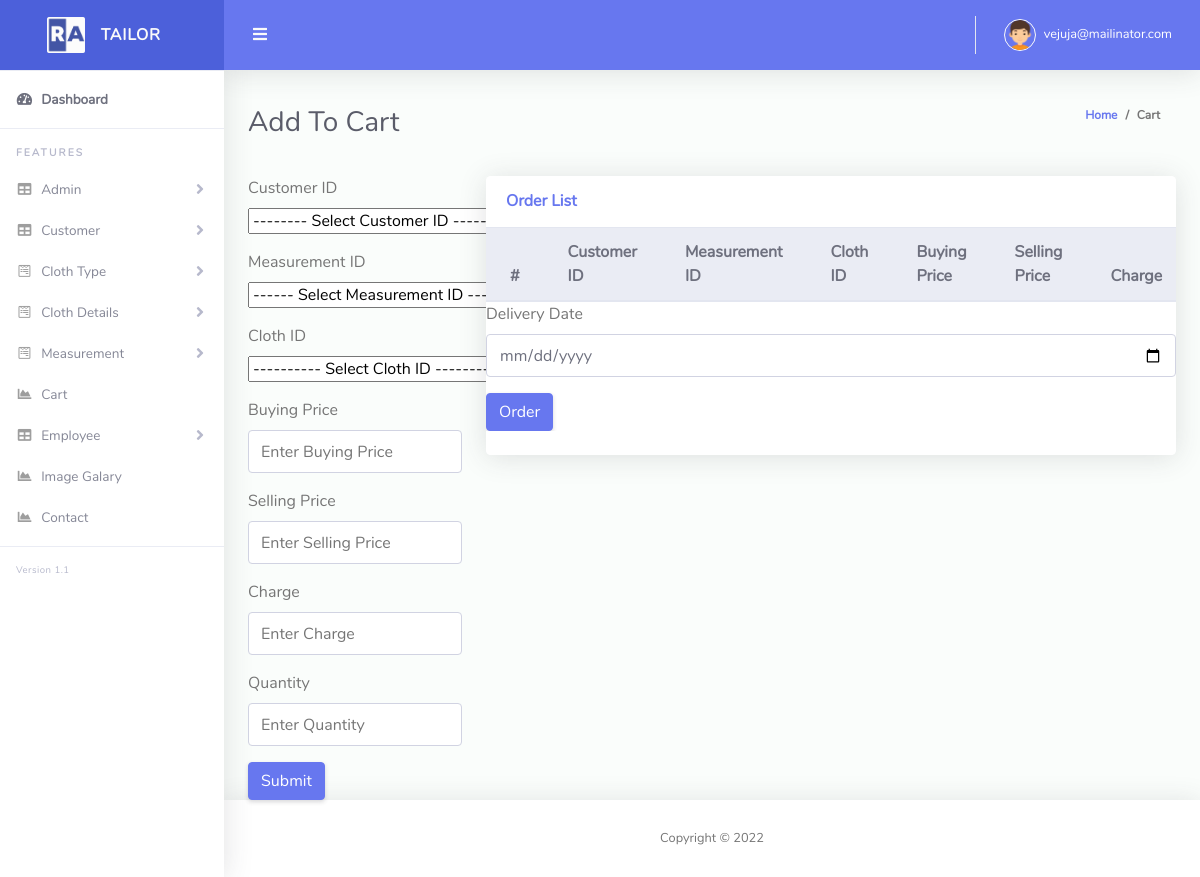
/cart.php (signed in), run on an earlier commit of the app's database.
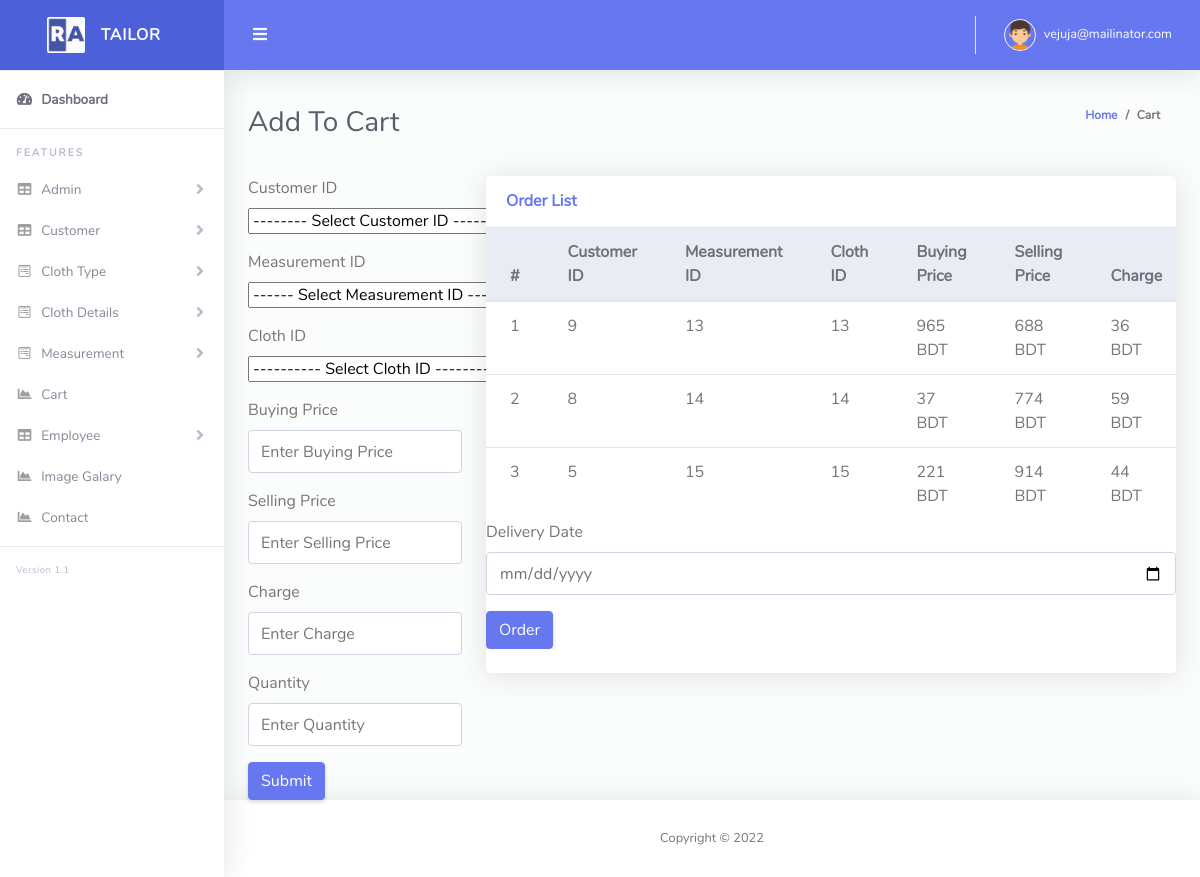
And on a later commit of the database.
### tables this page shows
CREATE TABLE `tbl_cart` (
  `id` int(11) NOT NULL,
  `cus_id` int(11) NOT NULL,
  `mes_id` int(11) NOT NULL,
  `cloth_id` int(11) NOT NULL,
  `buying_price` int(11) NOT NULL,
  `selling_price` int(11) NOT NULL,
  `charge` int(11) NOT NULL,
  `quantity` float(10,2) NOT NULL,
  `soft_delete` tinyint(4) NOT NULL DEFAULT 0
);

### Classes/DB.php (called while the page is built, shortened)
<?php
class DB
{
    public function connect(){
        $this->conn = new mysqli("localhost","root","","tailor_shop");
        if ($this->conn->connect_error) {
          die("Connection failed: " . $this->conn->connect_error);
        }
        else{
            return $msg =  "connected";
        }
    }
}
?>

### Classes/CartClass.php (called while the page is built, shortened)
<?php
include_once 'db.php';
class CartClass extends DB
{
        public function viewCart(){
            $query = "SELECT * FROM tbl_cart where soft_delete=0";
            $result = $this->conn->query($query);
            return $result;
        }
}

### cart.php (the view, shortened to what this page needs)
<?php include 'layouts/header.php';
?>
<div class="container-fluid" id="container-wrapper">
  <div class="d-sm-flex align-items-center justify-content-between mb-4">
      <h1 class="h3 mb-0 text-gray-800">Add To Cart</h1>
      <ol class="breadcrumb">
          <li class="breadcrumb-item"><a href="./">Home</a></li>
          <li class="breadcrumb-item">Cart</li>
      </ol>
      </div>
    <div class="row">
      <div class="col-md-3">
          <form action="" method="POST">
          <div class="form-group">
            <label>Customer ID</label><br>
            <select id="select" name="cus_id">
              <option>-------- Select Customer ID --------</option>
            </select>
          </div>
          <div class="form-group">
            <label>Measurement ID</label><br>
            <select id="select" name="mes_id">
              <option>------ Select Measurement ID ------</option>
            </select>
          </div>
          <div class="form-group">
            <label>Cloth ID</label><br>
            <select id="select" name="cloth_id" >
              <option>---------- Select Cloth ID -----------</option>
            </select>
          </div>
            <div class="form-group">
              <label>Buying Price</label>
              <input name="buying_price" type="number" class="form-control" placeholder="Enter Buying Price">
            </div>
            <div class="form-group">
              <label>Selling Price</label>
              <input name="selling_price" type="number" class="form-control" placeholder="Enter Selling Price">
            </div>
            <div class="form-group">
              <label>Charge</label>
              <input name="charge" type="number" class="form-control" placeholder="Enter Charge">
            </div>
            <div class="form-group">
              <label>Quantity</label>
              <input name="quantity" type="number" class="form-control" placeholder="Enter Quantity">
            </div>
                <button name="add_to_cart" type="submit" class="btn btn-primary">Submit</button>
            </form>
      </div>
      <div class="col-md-9">
          <div class="card">
          <div class="card-header py-3 d-flex flex-row align-items-center justify-content-between">
              <h6 class="m-0 font-weight-bold text-primary">Order List</h6>
          </div>
          <div class="table-responsive">
              <table class="table align-items-center table-flush">
              <thead class="thead-light">
                  <tr>
                    <th>#</th>
                    <th>Customer ID</th>
                    <th>Measurement ID</th>
                    <th>Cloth ID</th>
                    <th>Buying Price</th>
                    <th>Selling Price</th>
                    <th>Charge</th>
                  </tr>
              </thead>
              <tbody>
                  <?php
                      $i = 0;
                      $view = $cart->viewCart();
                      foreach($view as $value){
                  ?>
                  <tr>
                      <td><?php echo $i+=1; ?></td>
                      <td><?php echo $value['cus_id']; ?></td>
                      <td><?php echo $value['id']; ?></td>
                      <td><?php echo $value['id']; ?></td>
                      <td><?php echo $value['buying_price']; ?> BDT</td>
                      <td><?php echo $value['selling_price']; ?> BDT</td>
                      <td><?php echo $value['charge']; ?> BDT</td>
                  </tr>
                  <?php } ?>
              </tbody>
              </table>
              <table class="table align-items-center table-flush">
              <tbody>
              <form action="" method="post">
              <div class="form-group">
                <label>Delivery Date</label>
                <input name="delivery_at" type="date" class="form-control">
              </div>
              <button name="send_to_order" type="submit" class="btn btn-primary">Order</button>
              </form>
              </tbody>
              </table>
          </div>
          <div class="card-footer"></div>
          </div>
      </div>
    </div>
  </div>
</div>
<?php include 'layouts/footer.php';?>

### layouts/header.php (shortened to what this page needs)
<?php
include 'Classes/CartClass.php';
$cart = new CartClass();
?>
<!DOCTYPE html>
<html lang="en">
<head>
  <link href="vendor/fontawesome-free/css/all.min.css" rel="stylesheet" type="text/css">
  <link href="vendor/bootstrap/css/bootstrap.min.css" rel="stylesheet" type="text/css">
  <link href="css/ruang-admin.min.css" rel="stylesheet">
  <link href="vendor/datatables/dataTables.bootstrap4.min.css" rel="stylesheet">
</head>
<body id="page-top">
  <div id="wrapper">
    <ul class="navbar-nav sidebar sidebar-light accordion" id="accordionSidebar">
      <a class="sidebar-brand d-flex align-items-center justify-content-center" href="index.php">
        <div class="sidebar-brand-icon">
          <img src="img/logo/logo2.png">
        </div>
        <div class="sidebar-brand-text mx-3">TAILOR</div>
      </a>
      <hr class="sidebar-divider my-0">
      <li class="nav-item active">
        <a class="nav-link" href="index.php">
          <i class="fas fa-fw fa-tachometer-alt"></i>
          <span>Dashboard</span></a>
      </li>
      <hr class="sidebar-divider">
      <div class="sidebar-heading">
        Features
      </div>
      <div>
      <li class="nav-item">
        <a class="nav-link collapsed" href="#" data-toggle="collapse" data-target="#collapseTable" aria-expanded="true"
          aria-controls="collapseTable">
          <i class="fas fa-fw fa-table"></i>
          <span>Admin</span>
        </a>
      </li>
      <li class="nav-item">
        <a class="nav-link collapsed" href="#" data-toggle="collapse" data-target="#collapseTable1" aria-expanded="true"
          aria-controls="collapseTable">
          <i class="fas fa-fw fa-table"></i>
          <span>Customer</span>
        </a>
      </li>
      <li class="nav-item">
        <a class="nav-link collapsed" href="#" data-toggle="collapse" data-target="#collapseForm" aria-expanded="true"
          aria-controls="collapseForm">
          <i class="fab fa-fw fa-wpforms"></i>
          <span>Cloth Type</span>
        </a>
      </li>
      <li class="nav-item">
        <a class="nav-link collapsed" href="#" data-toggle="collapse" data-target="#collapseForm1" aria-expanded="true"
          aria-controls="collapseForm">
          <i class="fab fa-fw fa-wpforms"></i>
          <span>Cloth Details</span>
        </a>
      </li>
      <li class="nav-item">
        <a class="nav-link collapsed" href="#" data-toggle="collapse" data-target="#collapseForm2" aria-expanded="true"
          aria-controls="collapseForm">
          <i class="fab fa-fw fa-wpforms"></i>
          <span>Measurement</span>
        </a>
      </li>
      <li class="nav-item">
        <a class="nav-link" href="cart.php">
          <i class="fas fa-fw fa-chart-area"></i>
          <span>Cart</span>
        </a>
      </li>
      <li class="nav-item">
        <a class="nav-link collapsed" href="#" data-toggle="collapse" data-target="#collapseTable" aria-expanded="true"
          aria-controls="collapseTable">
          <i class="fas fa-fw fa-table"></i>
          <span>Employee</span>
        </a>
      </li>
      <li class="nav-item">
        <a class="nav-link" href="images.php">
          <i class="fas fa-fw fa-chart-area"></i>
          <span>Image Galary</span>
        </a>
      </li>
      <li class="nav-item">
        <a class="nav-link" href="contact.php">
          <i class="fas fa-fw fa-chart-area"></i>
          <span>Contact</span>
        </a>
      </li>
      <hr class="sidebar-divider">
      <div class="version" id="version-ruangadmin"></div>
    </ul>
    <div id="content-wrapper" class="d-flex flex-column">
      <div id="content">
        <nav class="navbar navbar-expand navbar-light bg-navbar topbar mb-4 static-top">
          <button id="sidebarToggleTop" class="btn btn-link rounded-circle mr-3">
            <i class="fa fa-bars"></i>
          </button>
          <ul class="navbar-nav ml-auto">
            <li class="nav-item dropdown no-arrow">
              <a class="nav-link dropdown-toggle" href="#" id="userDropdown" role="button" data-toggle="dropdown"
                aria-haspopup="true" aria-expanded="false">
                <img class="img-profile rounded-circle" src="img/boy.png" style="max-width: 60px">
                <span class="ml-2 d-none d-lg-inline text-white small"><?php echo  $_SESSION['email']; ?></span>
              </a>
            </li>
          </ul>
        </nav>

### layouts/footer.php (shortened to what this page needs)
<footer class="sticky-footer bg-white">
  <div class="container my-auto">
    <div class="copyright text-center my-auto">
      <span>Copyright &copy; <script> document.write(new Date().getFullYear()); </script>
      </span>
    </div>
  </div>
</footer>
    </div>
  </div>
</body>
</html>

What changed in the data, as far as the page shows it:
added tbl_cart: i "1", cus "9", id "13", buying_price "965", selling_price "688", charge "36"
added tbl_cart: i "2", cus "8", id "14", buying_price "37", selling_price "774", charge "59"
added tbl_cart: i "3", cus "5", id "15", buying_price "221", selling_price "914", charge "44"
